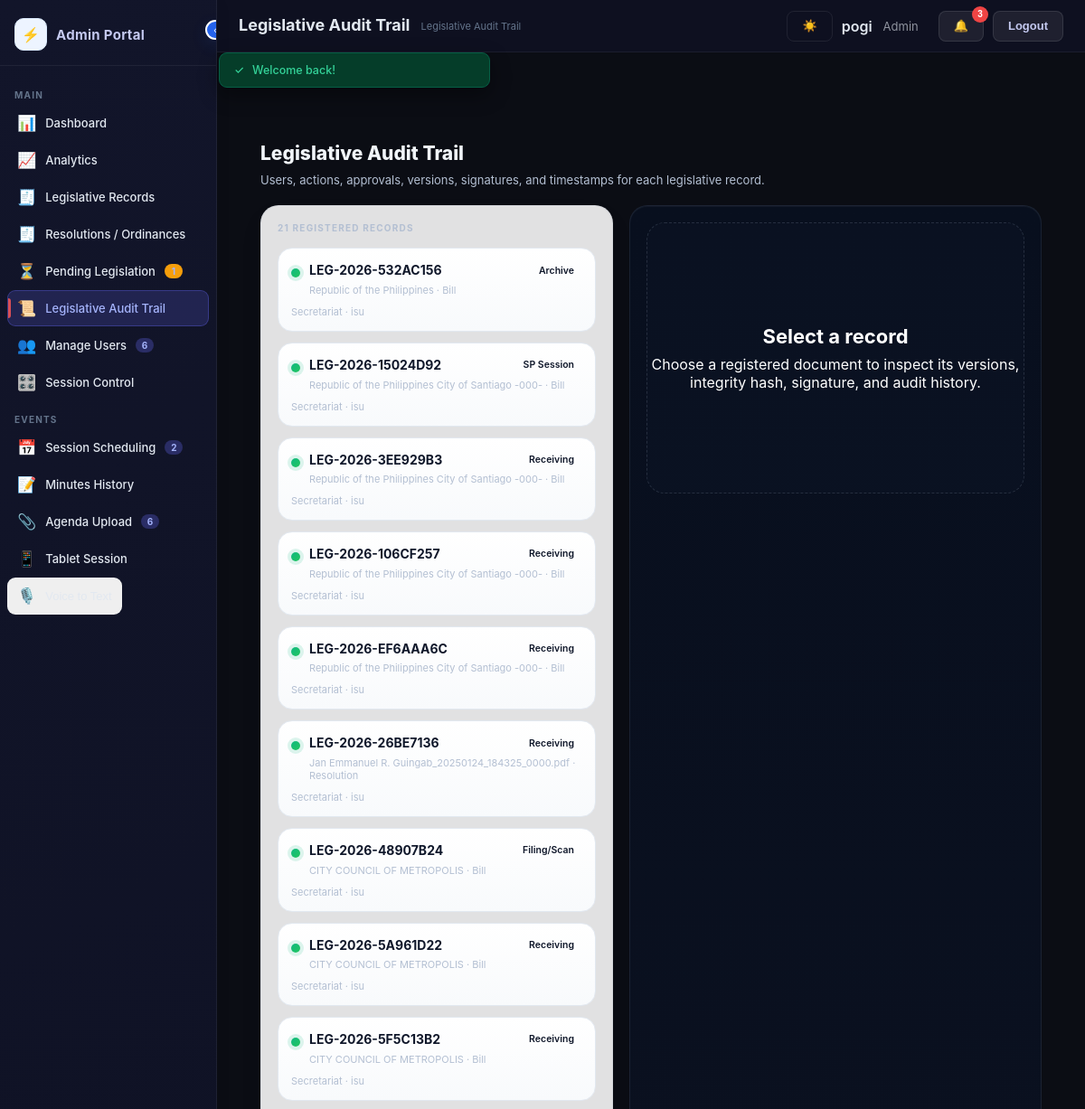
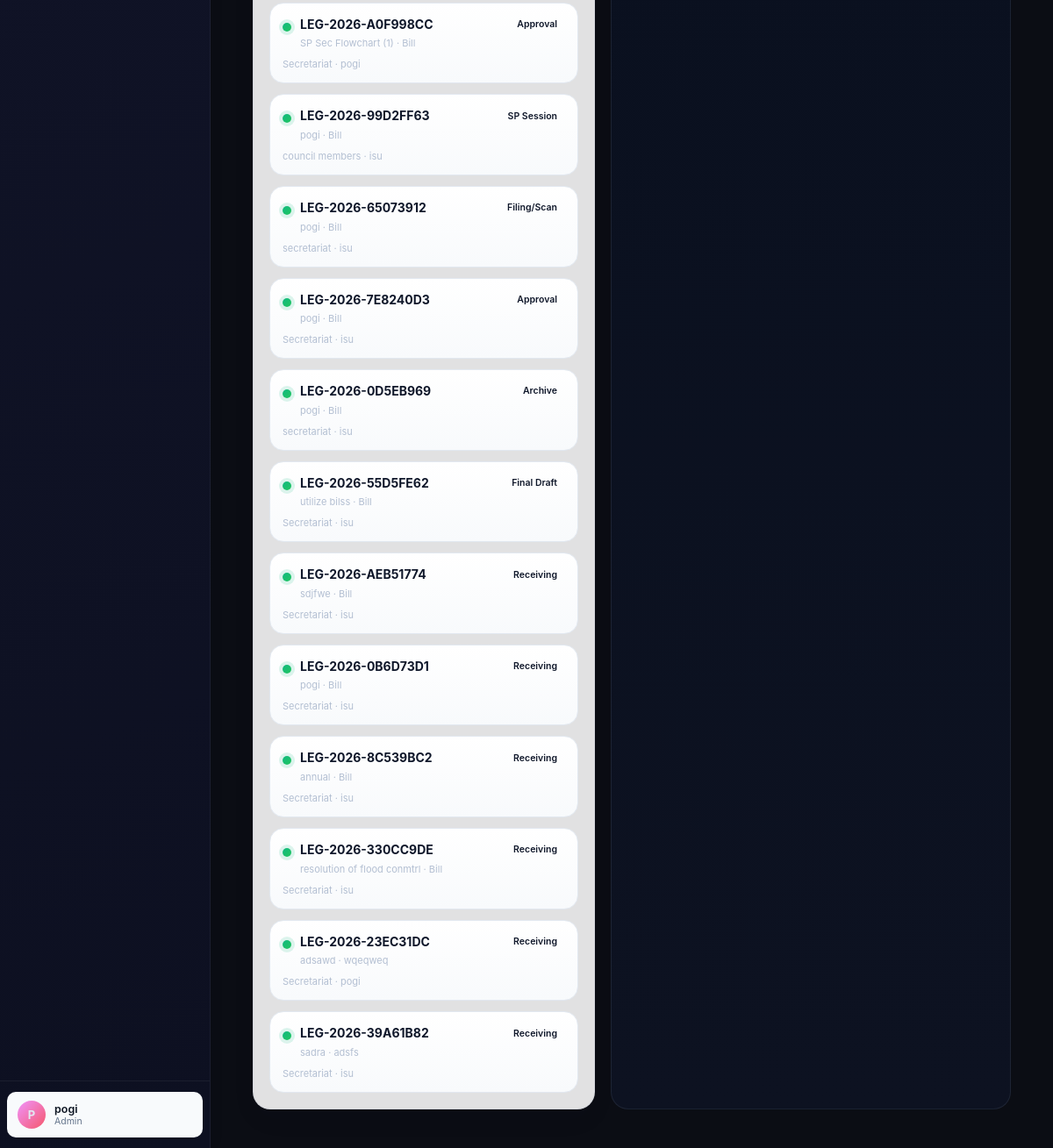
Page /index.php?page=legislative-audit-trail (signed in) on the committed database (2 pictures, top to bottom).
### tables this page shows
CREATE TABLE `users` (
  `id` varchar(32) NOT NULL,
  `name` varchar(255) NOT NULL,
  `email` varchar(255) NOT NULL,
  `password` varchar(255) NOT NULL,
  `role` varchar(50) NOT NULL,
  `status` varchar(50) NOT NULL,
  `notes` text DEFAULT NULL,
  `created_at` datetime(6) NOT NULL,
  `notifications` text DEFAULT NULL,
  `is_council_member` tinyint(1) NOT NULL DEFAULT 0,
  `email_notifications_enabled` tinyint(1) NOT NULL DEFAULT 1
);

CREATE TABLE `legislatives` (
  `id` varchar(32) NOT NULL,
  `title` varchar(255) NOT NULL,
  `type` varchar(100) NOT NULL,
  `status` varchar(50) NOT NULL DEFAULT 'draft',
  `desc` text DEFAULT NULL,
  `content` text DEFAULT NULL,
  `ref` varchar(255) DEFAULT NULL,
  `createdById` varchar(32) NOT NULL,
  `createdByName` varchar(255) NOT NULL,
  `createdByRole` varchar(50) NOT NULL,
  `createdAt` datetime(6) NOT NULL,
  `updatedAt` datetime(6) DEFAULT NULL,
  `documentHash` varchar(255) DEFAULT NULL,
  `lastModifiedById` varchar(32) DEFAULT NULL,
  `lastModifiedByName` varchar(255) DEFAULT NULL,
  `lastModifiedAt` datetime(6) DEFAULT NULL,
  `published_to_public` tinyint(1) NOT NULL DEFAULT 0,
  `published_to_public_at` datetime(6) DEFAULT NULL,
  `file_name` varchar(255) DEFAULT NULL,
  `file_size` int(11) DEFAULT NULL,
  `file_type` varchar(255) DEFAULT NULL,
  `file_path` varchar(255) DEFAULT NULL,
  `sent_to_user_ids` text DEFAULT NULL,
  `sent_by_id` varchar(32) DEFAULT NULL,
  `sent_by_name` varchar(255) DEFAULT NULL,
  `sent_at` datetime(6) DEFAULT NULL,
  `fileRevisionHash` varchar(255) DEFAULT NULL,
  `fileDiffSummary` text DEFAULT NULL,
  `fileChangeLog` text DEFAULT NULL,
  `intake_classification` varchar(50) NOT NULL DEFAULT 'Legislative Matters',
  `routing_status` varchar(80) NOT NULL DEFAULT 'For Agenda',
  `stream_type` varchar(80) NOT NULL DEFAULT 'Approved Resolutions/Ordinances',
  `assigned_committee` varchar(255) DEFAULT NULL,
  `date_referred` date DEFAULT NULL,
  `committee_report_status` varchar(50) DEFAULT 'Pending',
  `hearing_date` date DEFAULT NULL,
  `lce_action` varchar(50) DEFAULT NULL,
  `lce_action_at` datetime(6) DEFAULT NULL,
  `lce_action_by_id` varchar(32) DEFAULT NULL,
  `archive_status` varchar(80) DEFAULT NULL,
  `author_name` varchar(255) DEFAULT NULL,
  `sponsor_name` varchar(255) DEFAULT NULL,
  `ai_summary` text DEFAULT NULL,
  `workflow_status` varchar(80) NOT NULL DEFAULT 'EDITING',
  `admin_decision_notes` text DEFAULT NULL,
  `admin_decision_at` datetime(6) DEFAULT NULL,
  `document_number` varchar(64) DEFAULT NULL,
  `registration_date` datetime(6) DEFAULT NULL,
  `origin` varchar(255) DEFAULT NULL,
  `originating_office` varchar(255) DEFAULT NULL,
  `assigned_to_id` varchar(32) DEFAULT NULL,
  `assigned_to_name` varchar(255) DEFAULT NULL,
  `assigned_role` varchar(80) DEFAULT NULL,
  `version_number` int(11) NOT NULL DEFAULT 1,
  `signed_by_id` varchar(32) DEFAULT NULL,
  `signed_by_name` varchar(255) DEFAULT NULL,
  `signed_at` datetime(6) DEFAULT NULL,
  `signed_document_hash` varchar(64) DEFAULT NULL,
  `signature_value` text DEFAULT NULL,
  `signature_verified_at` datetime(6) DEFAULT NULL,
  `verification_token` varchar(64) DEFAULT NULL,
  `control_number` varchar(40) DEFAULT NULL,
  `received_at` datetime(6) DEFAULT NULL,
  `signed_hash` char(64) DEFAULT NULL,
  `locked_at` datetime(6) DEFAULT NULL,
  `scan_file_path` varchar(255) DEFAULT NULL
);

### app/views/legislative-ledger.php (the view, shortened to what the rows shown need)
<?php
$legislatives = $legislatives ?? [];
$selectedLedgerItem = $selectedLedgerItem ?? null;
$escape = static fn($value): string => htmlspecialchars((string)$value, ENT_QUOTES, 'UTF-8');
?>
<section class="page-section">
  <header class="section-heading">
    <div>
      <h2>Legislative Audit Trail</h2>
    </div>
  </header>
  <div class="ledger-layout">
    <aside class="ledger-side-panel">
      <?php if (!$legislatives): ?>
        <div class="empty-state">No records match the current search.</div>
      <?php else: ?>
        <div class="ledger-record-list">
          <?php foreach ($legislatives as $item): ?>
            <a class="ledger-record<?= ($selectedLedgerItem['id'] ?? '') === ($item['id'] ?? null) ? ' active' : '' ?>" href="?page=legislative-audit-trail&ledger_id=<?= rawurlencode((string)$item['id']) ?>">
              <div class="record-main-row">
                <span class="record-dot"></span>
                <div class="record-copy">
                  <div class="record-topline"><strong><?= $escape($item['control_number'] ?? 'Unregistered') ?></strong><span class="badge badge-info"><?= $escape($item['workflow_status'] ?? 'Receiving') ?></span></div>
                  <div class="record-meta"><?= $escape($item['title'] ?? 'Untitled') ?> · <?= $escape($item['type'] ?? 'Document') ?></div>
                </div>
              </div>
              <div class="record-date"><?= $escape($item['assigned_role'] ?? 'Secretariat') ?> · <?= $escape($item['assigned_to_name'] ?? $item['createdByName'] ?? 'Unassigned') ?></div>
            </a>
          <?php endforeach; ?>
        </div>
      <?php endif; ?>
    </aside>
  </div>
</section>

### app/views/layout.php (shortened to what the rows shown need)
<?php
function esc($value): string
{
    return htmlspecialchars((string)$value, ENT_QUOTES, 'UTF-8');
}
?>
<!DOCTYPE html>
<html lang="en">
<head>
<link rel="stylesheet" href="public/assets/style.css?v=<?= (int)@filemtime(dirname(__DIR__, 2) . '/public/assets/style.css') ?>" />
</head>
<body data-page="<?= esc($page) ?>">
<div id="app">
  <div id="sidebar">
    <div class="sb-foot">
      <?php $__displayName = $currentUser['name'] ?? 'Guest'; $__displayRole = $currentUser['role'] ?? 'visitor'; ?>
      <div class="admin-card">
        <div class="avatar" style="background:linear-gradient(135deg,#f093fb,#f5576c)"><?= esc(mb_strtoupper(mb_substr($__displayName, 0, 1))) ?></div>
        <div class="admin-text">
          <div class="admin-name-txt"><?= esc($__displayName) ?></div>
          <div class="admin-role-txt"><?= esc(ucfirst($__displayRole)) ?></div>
        </div>
      </div>
    </div>
  </div>
  <div id="main">
    <div class="topbar">
      <div class="topbar-right">
        <?php if (!empty($currentUser)): ?>
          <div class="user-info" style="display:flex;align-items:center;gap:12px;margin-right:12px">
            <div class="user-name" style="font-weight:600"><?= esc($currentUser['name'] ?? 'User') ?></div>
            <div class="user-role" style="opacity:.6;font-size:13px"><?= esc(ucfirst($currentUser['role'] ?? 'user')) ?></div>
          </div>
          <?php if (!empty($notifications)): ?>
            <?php if (count($notifications) > 0): ?>
              <?php $unreadCount = count(array_filter($notifications, fn($n) => empty($n['read']))); ?>
              <div class="notification-wrapper">
                <button type="button" class="btn btn-secondary notification-toggle" id="notificationToggle" aria-label="Open notifications">
                  🔔
                  <?php if ($unreadCount > 0): ?>
                    <span class="notification-count"><?= $unreadCount ?></span>
                  <?php endif; ?>
                </button>
              </div>
            <?php endif; ?>
          <?php endif; ?>
          <form method="post" action="index.php" style="margin:0">
            <button type="submit" class="btn btn-secondary">Logout</button>
          </form>
      <?php endif; ?>
      </div>
    </div>
    <div id="content">
      <?php $viewPage = $page === 'legislative-audit-trail' ? 'legislative-ledger' : $page; include __DIR__ . '/' . $viewPage . '.php'; ?>
    </div>
  </div>
</div>
</body>
</html>

### rows in the picture
users: name "P", name "pogi", role "Admin"
legislatives: control_number "LEG-2026-532AC156", workflow_status "Archive", title "Republic of the Philippines", type "Bill", assigned_role "Secretariat", createdByName "isu"
legislatives: control_number "LEG-2026-15024D92", workflow_status "SP Session", title "Republic of the Philippines City of Santiago -000-", type "Bill", assigned_role "Secretariat", createdByName "isu"
legislatives: control_number "LEG-2026-3EE929B3", workflow_status "Receiving", title "Republic of the Philippines City of Santiago -000-", type "Bill", assigned_role "Secretariat", createdByName "isu"
legislatives: control_number "LEG-2026-106CF257", workflow_status "Receiving", title "Republic of the Philippines City of Santiago -000-", type "Bill", assigned_role "Secretariat", createdByName "isu"
legislatives: control_number "LEG-2026-EF6AAA6C", workflow_status "Receiving", title "Republic of the Philippines City of Santiago -000-", type "Bill", assigned_role "Secretariat", createdByName "isu"
legislatives: control_number "LEG-2026-26BE7136", workflow_status "Receiving", title "Jan Emmanuel R. Guingab_20250124_184325_0000.pdf", type "Resolution", assigned_role "Secretariat", createdByName "isu"
legislatives: control_number "LEG-2026-48907B24", workflow_status "Filing/Scan", title "CITY COUNCIL OF METROPOLIS", type "Bill", assigned_role "Secretariat", createdByName "isu"
legislatives: control_number "LEG-2026-5A961D22", workflow_status "Receiving", title "CITY COUNCIL OF METROPOLIS", type "Bill", assigned_role "Secretariat", createdByName "isu"
legislatives: control_number "LEG-2026-5F5C13B2", workflow_status "Receiving", title "CITY COUNCIL OF METROPOLIS", type "Bill", assigned_role "Secretariat", createdByName "isu"
legislatives: control_number "LEG-2026-A0F998CC", workflow_status "Approval", title "SP Sec Flowchart (1)", type "Bill", assigned_role "Secretariat", createdByName "pogi"
legislatives: control_number "LEG-2026-99D2FF63", workflow_status "SP Session", title "pogi", type "Bill", assigned_role "council members", createdByName "isu"
legislatives: control_number "LEG-2026-65073912", workflow_status "Filing/Scan", title "pogi", type "Bill", assigned_role "secretariat", createdByName "isu"
legislatives: control_number "LEG-2026-7E8240D3", workflow_status "Approval", title "pogi", type "Bill", assigned_role "Secretariat", createdByName "isu"
legislatives: control_number "LEG-2026-0D5EB969", workflow_status "Archive", title "pogi", type "Bill", assigned_role "secretariat", createdByName "isu"
legislatives: control_number "LEG-2026-55D5FE62", workflow_status "Final Draft", title "utilize bilss", type "Bill", assigned_role "Secretariat", createdByName "isu"
legislatives: control_number "LEG-2026-AEB51774", workflow_status "Receiving", title "sdjfwe", type "Bill", assigned_role "Secretariat", createdByName "isu"
legislatives: control_number "LEG-2026-0B6D73D1", workflow_status "Receiving", title "pogi", type "Bill", assigned_role "Secretariat", createdByName "isu"
legislatives: control_number "LEG-2026-8C539BC2", workflow_status "Receiving", title "annual", type "Bill", assigned_role "Secretariat", createdByName "isu"
legislatives: control_number "LEG-2026-330CC9DE", workflow_status "Receiving", title "resolution of flood conmtrl", type "Bill", assigned_role "Secretariat", createdByName "isu"
legislatives: control_number "LEG-2026-23EC31DC", workflow_status "Receiving", title "adsawd", type "wqeqweq", assigned_role "Secretariat", createdByName "pogi"
legislatives: control_number "LEG-2026-39A61B82", workflow_status "Receiving", title "sadra", type "adsfs", assigned_role "Secretariat", createdByName "isu"

### other values in the picture
count($data['users']) "6"
count($data['sessions']) "2"
count($data['agendas']) "6"
$pageConfig['title'] "Legislative Audit Trail"
$unreadCount "3"
$flash['message'] "Welcome back!"
count($legislatives) "21"
